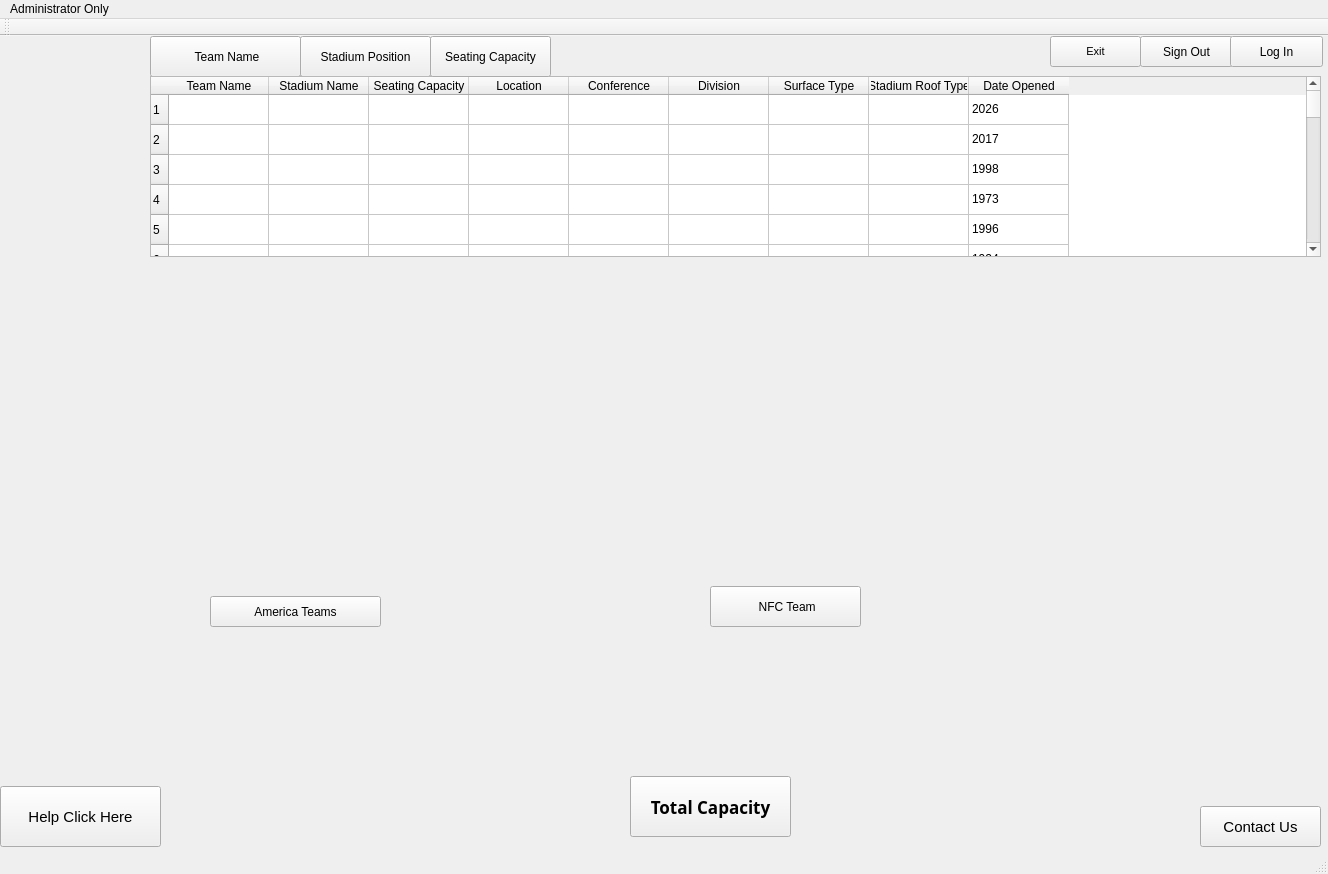
<?xml version="1.0" encoding="UTF-8"?>
<ui version="4.0">
 <class>MainWindow</class>
 <widget class="QMainWindow" name="MainWindow">
  <property name="geometry">
   <rect>
    <x>0</x>
    <y>0</y>
    <width>1328</width>
    <height>874</height>
   </rect>
  </property>
  <property name="maximumSize">
   <size>
    <width>16777215</width>
    <height>16777215</height>
   </size>
  </property>
  <property name="mouseTracking">
   <bool>true</bool>
  </property>
  <property name="tabletTracking">
   <bool>true</bool>
  </property>
  <property name="windowTitle">
   <string>MainWindow</string>
  </property>
  <property name="autoFillBackground">
   <bool>false</bool>
  </property>
  <property name="styleSheet">
   <string notr="true"/>
  </property>
  <widget class="QWidget" name="centralwidget">
   <widget class="QPushButton" name="ExitButton">
    <property name="geometry">
     <rect>
      <x>1050</x>
      <y>0</y>
      <width>91</width>
      <height>31</height>
     </rect>
    </property>
    <property name="font">
     <font>
      <pointsize>8</pointsize>
     </font>
    </property>
    <property name="text">
     <string>Exit</string>
    </property>
   </widget>
   <widget class="QPushButton" name="HelpButton">
    <property name="geometry">
     <rect>
      <x>0</x>
      <y>750</y>
      <width>161</width>
      <height>61</height>
     </rect>
    </property>
    <property name="font">
     <font>
      <pointsize>11</pointsize>
     </font>
    </property>
    <property name="text">
     <string>Help Click Here</string>
    </property>
   </widget>
   <widget class="QPushButton" name="ContactUsButton">
    <property name="geometry">
     <rect>
      <x>1200</x>
      <y>770</y>
      <width>121</width>
      <height>41</height>
     </rect>
    </property>
    <property name="font">
     <font>
      <pointsize>11</pointsize>
     </font>
    </property>
    <property name="text">
     <string>Contact Us</string>
    </property>
   </widget>
   <widget class="QLabel" name="label_2">
    <property name="geometry">
     <rect>
      <x>740</x>
      <y>50</y>
      <width>191</width>
      <height>141</height>
     </rect>
    </property>
    <property name="text">
     <string/>
    </property>
    <property name="pixmap">
     <pixmap>../Desktop/joinus.jpg</pixmap>
    </property>
    <property name="scaledContents">
     <bool>true</bool>
    </property>
   </widget>
   <widget class="QPushButton" name="Signout">
    <property name="geometry">
     <rect>
      <x>1140</x>
      <y>0</y>
      <width>93</width>
      <height>31</height>
     </rect>
    </property>
    <property name="text">
     <string>Sign Out</string>
    </property>
   </widget>
   <widget class="QPushButton" name="Login">
    <property name="geometry">
     <rect>
      <x>1230</x>
      <y>0</y>
      <width>93</width>
      <height>31</height>
     </rect>
    </property>
    <property name="text">
     <string>Log In</string>
    </property>
   </widget>
   <widget class="QLabel" name="label_4">
    <property name="geometry">
     <rect>
      <x>10</x>
      <y>210</y>
      <width>141</width>
      <height>161</height>
     </rect>
    </property>
    <property name="text">
     <string/>
    </property>
    <property name="scaledContents">
     <bool>true</bool>
    </property>
   </widget>
   <widget class="QPushButton" name="TeamName">
    <property name="geometry">
     <rect>
      <x>150</x>
      <y>0</y>
      <width>151</width>
      <height>41</height>
     </rect>
    </property>
    <property name="text">
     <string> Team Name</string>
    </property>
   </widget>
   <widget class="QPushButton" name="Americateam">
    <property name="geometry">
     <rect>
      <x>210</x>
      <y>560</y>
      <width>171</width>
      <height>31</height>
     </rect>
    </property>
    <property name="text">
     <string>America Teams</string>
    </property>
   </widget>
   <widget class="QPushButton" name="Stadiumposition">
    <property name="geometry">
     <rect>
      <x>300</x>
      <y>0</y>
      <width>131</width>
      <height>41</height>
     </rect>
    </property>
    <property name="text">
     <string>Stadium Position</string>
    </property>
   </widget>
   <widget class="QPushButton" name="TotalCapacity">
    <property name="geometry">
     <rect>
      <x>630</x>
      <y>740</y>
      <width>161</width>
      <height>61</height>
     </rect>
    </property>
    <property name="font">
     <font>
      <family>Segoe UI Black</family>
      <pointsize>13</pointsize>
      <weight>75</weight>
      <italic>false</italic>
      <bold>true</bold>
     </font>
    </property>
    <property name="text">
     <string>Total Capacity</string>
    </property>
   </widget>
   <widget class="QPushButton" name="CapacityList">
    <property name="geometry">
     <rect>
      <x>710</x>
      <y>550</y>
      <width>151</width>
      <height>41</height>
     </rect>
    </property>
    <property name="text">
     <string> NFC Team</string>
    </property>
   </widget>
   <widget class="QLabel" name="label_7">
    <property name="geometry">
     <rect>
      <x>450</x>
      <y>50</y>
      <width>281</width>
      <height>171</height>
     </rect>
    </property>
    <property name="text">
     <string>&lt;html&gt;&lt;head/&gt;&lt;body&gt;&lt;p&gt;&lt;img src=&quot;:/Images/Stadium.jpg&quot;/&gt;&lt;/p&gt;&lt;/body&gt;&lt;/html&gt;</string>
    </property>
    <property name="scaledContents">
     <bool>true</bool>
    </property>
   </widget>
   <widget class="QLabel" name="label_3">
    <property name="geometry">
     <rect>
      <x>210</x>
      <y>590</y>
      <width>281</width>
      <height>141</height>
     </rect>
    </property>
    <property name="text">
     <string>&lt;html&gt;&lt;head/&gt;&lt;body&gt;&lt;p&gt;&lt;img src=&quot;:/Images/Team logos.jpg&quot;/&gt;&lt;/p&gt;&lt;/body&gt;&lt;/html&gt;</string>
    </property>
    <property name="scaledContents">
     <bool>true</bool>
    </property>
   </widget>
   <widget class="QLabel" name="label_5">
    <property name="geometry">
     <rect>
      <x>-50</x>
      <y>-30</y>
      <width>201</width>
      <height>191</height>
     </rect>
    </property>
    <property name="text">
     <string>&lt;html&gt;&lt;head/&gt;&lt;body&gt;&lt;p&gt;&lt;img src=&quot;:/Images/download.png&quot;/&gt;&lt;/p&gt;&lt;/body&gt;&lt;/html&gt;</string>
    </property>
    <property name="scaledContents">
     <bool>true</bool>
    </property>
   </widget>
   <widget class="QLabel" name="label_6">
    <property name="geometry">
     <rect>
      <x>500</x>
      <y>580</y>
      <width>371</width>
      <height>161</height>
     </rect>
    </property>
    <property name="text">
     <string>&lt;html&gt;&lt;head/&gt;&lt;body&gt;&lt;p&gt;&lt;img src=&quot;:/Images/images.jpg&quot;/&gt;&lt;/p&gt;&lt;/body&gt;&lt;/html&gt;</string>
    </property>
    <property name="scaledContents">
     <bool>true</bool>
    </property>
   </widget>
   <widget class="QTableWidget" name="teamWidget">
    <property name="geometry">
     <rect>
      <x>150</x>
      <y>40</y>
      <width>1171</width>
      <height>181</height>
     </rect>
    </property>
    <row>
     <property name="text">
      <string>1</string>
     </property>
    </row>
    <row>
     <property name="text">
      <string>2</string>
     </property>
    </row>
    <row>
     <property name="text">
      <string>3</string>
     </property>
    </row>
    <row>
     <property name="text">
      <string>4</string>
     </property>
    </row>
    <row>
     <property name="text">
      <string>5</string>
     </property>
    </row>
    <row>
     <property name="text">
      <string>6</string>
     </property>
    </row>
    <row>
     <property name="text">
      <string>7</string>
     </property>
    </row>
    <row>
     <property name="text">
      <string>8</string>
     </property>
    </row>
    <row>
     <property name="text">
      <string>9</string>
     </property>
    </row>
    <row>
     <property name="text">
      <string>10</string>
     </property>
    </row>
    <row>
     <property name="text">
      <string>11</string>
     </property>
    </row>
    <row>
     <property name="text">
      <string>12</string>
     </property>
    </row>
    <row>
     <property name="text">
      <string>13</string>
     </property>
    </row>
    <row>
     <property name="text">
      <string>14</string>
     </property>
    </row>
    <row>
     <property name="text">
      <string>15</string>
     </property>
    </row>
    <row>
     <property name="text">
      <string>16</string>
     </property>
    </row>
    <row>
     <property name="text">
      <string>17</string>
     </property>
    </row>
    <row>
     <property name="text">
      <string>18</string>
     </property>
    </row>
    <row>
     <property name="text">
      <string>19</string>
     </property>
    </row>
    <row>
     <property name="text">
      <string>20</string>
     </property>
    </row>
    <row>
     <property name="text">
      <string>21</string>
     </property>
    </row>
    <row>
     <property name="text">
      <string>22</string>
     </property>
    </row>
    <row>
     <property name="text">
      <string>23</string>
     </property>
    </row>
    <row>
     <property name="text">
      <string>24</string>
     </property>
    </row>
    <row>
     <property name="text">
      <string>25</string>
     </property>
    </row>
    <row>
     <property name="text">
      <string>26</string>
     </property>
    </row>
    <row>
     <property name="text">
      <string>27</string>
     </property>
    </row>
    <row>
     <property name="text">
      <string>28</string>
     </property>
    </row>
    <row>
     <property name="text">
      <string>29</string>
     </property>
    </row>
    <row>
     <property name="text">
      <string>30</string>
     </property>
    </row>
    <row>
     <property name="text">
      <string>31</string>
     </property>
    </row>
    <row>
     <property name="text">
      <string>32</string>
     </property>
    </row>
    <row>
     <property name="text">
      <string>33</string>
     </property>
    </row>
    <row>
     <property name="text">
      <string>34</string>
     </property>
    </row>
    <column>
     <property name="text">
      <string>Team Name</string>
     </property>
    </column>
    <column>
     <property name="text">
      <string>Stadium Name</string>
     </property>
    </column>
    <column>
     <property name="text">
      <string>Seating Capacity</string>
     </property>
    </column>
    <column>
     <property name="text">
      <string>Location</string>
     </property>
    </column>
    <column>
     <property name="text">
      <string>Conference</string>
     </property>
    </column>
    <column>
     <property name="text">
      <string>Division</string>
     </property>
    </column>
    <column>
     <property name="text">
      <string>Surface Type</string>
     </property>
    </column>
    <column>
     <property name="text">
      <string>Stadium Roof Type</string>
     </property>
    </column>
    <column>
     <property name="text">
      <string>Date Opened</string>
     </property>
    </column>
    <item row="0" column="8">
     <property name="text">
      <string>2026</string>
     </property>
    </item>
    <item row="1" column="8">
     <property name="text">
      <string>2017</string>
     </property>
    </item>
    <item row="2" column="8">
     <property name="text">
      <string>1998</string>
     </property>
    </item>
    <item row="3" column="8">
     <property name="text">
      <string>1973</string>
     </property>
    </item>
    <item row="4" column="8">
     <property name="text">
      <string>1996</string>
     </property>
    </item>
    <item row="5" column="8">
     <property name="text">
      <string>1924</string>
     </property>
    </item>
    <item row="6" column="8">
     <property name="text">
      <string>2000</string>
     </property>
    </item>
    <item row="7" column="8">
     <property name="text">
      <string>1999</string>
     </property>
    </item>
    <item row="8" column="8">
     <property name="text">
      <string>2009</string>
     </property>
    </item>
    <item row="9" column="8">
     <property name="text">
      <string>2001</string>
     </property>
    </item>
    <item row="10" column="8">
     <property name="text">
      <string>2002</string>
     </property>
    </item>
    <item row="11" column="8">
     <property name="text">
      <string>1957</string>
     </property>
    </item>
    <item row="12" column="8">
     <property name="text">
      <string>2002</string>
     </property>
    </item>
    <item row="13" column="8">
     <property name="text">
      <string>1957</string>
     </property>
    </item>
    <item row="14" column="8">
     <property name="text">
      <string>2002</string>
     </property>
    </item>
    <item row="15" column="8">
     <property name="text">
      <string>2008</string>
     </property>
    </item>
    <item row="16" column="8">
     <property name="text">
      <string>1995</string>
     </property>
    </item>
    <item row="17" column="8">
     <property name="text">
      <string>1972</string>
     </property>
    </item>
    <item row="18" column="8">
     <property name="text">
      <string>2020</string>
     </property>
    </item>
    <item row="19" column="8">
     <property name="text">
      <string>2020</string>
     </property>
    </item>
    <item row="20" column="8">
     <property name="text">
      <string>1987</string>
     </property>
    </item>
    <item row="21" column="8">
     <property name="text">
      <string>2016</string>
     </property>
    </item>
    <item row="22" column="8">
     <property name="text">
      <string>2002</string>
     </property>
    </item>
    <item row="23" column="8">
     <property name="text">
      <string>1975</string>
     </property>
    </item>
    <item row="24" column="8">
     <property name="text">
      <string>2010</string>
     </property>
    </item>
    <item row="25" column="8">
     <property name="text">
      <string>2010</string>
     </property>
    </item>
    <item row="26" column="8">
     <property name="text">
      <string>2003</string>
     </property>
    </item>
    <item row="27" column="8">
     <property name="text">
      <string>2001</string>
     </property>
    </item>
    <item row="28" column="8">
     <property name="text">
      <string>2014</string>
     </property>
    </item>
    <item row="29" column="8">
     <property name="text">
      <string>2002</string>
     </property>
    </item>
    <item row="30" column="8">
     <property name="text">
      <string>1998</string>
     </property>
    </item>
    <item row="31" column="8">
     <property name="text">
      <string>1999</string>
     </property>
    </item>
    <item row="32" column="8">
     <property name="text">
      <string>1997</string>
     </property>
    </item>
   </widget>
   <widget class="QPushButton" name="pushButton">
    <property name="geometry">
     <rect>
      <x>430</x>
      <y>0</y>
      <width>121</width>
      <height>41</height>
     </rect>
    </property>
    <property name="text">
     <string>Seating Capacity</string>
    </property>
   </widget>
  </widget>
  <widget class="QStatusBar" name="statusbar"/>
  <widget class="QMenuBar" name="menuBar">
   <property name="geometry">
    <rect>
     <x>0</x>
     <y>0</y>
     <width>1328</width>
     <height>26</height>
    </rect>
   </property>
   <widget class="QMenu" name="menuAdministrator_Only">
    <property name="title">
     <string>Administrator Only</string>
    </property>
    <addaction name="actionLog_In"/>
    <addaction name="actionSing_Out"/>
    <addaction name="separator"/>
    <addaction name="actionAdd_New_Teams"/>
   </widget>
   <addaction name="menuAdministrator_Only"/>
  </widget>
  <widget class="QToolBar" name="toolBar">
   <property name="windowTitle">
    <string>toolBar</string>
   </property>
   <attribute name="toolBarArea">
    <enum>TopToolBarArea</enum>
   </attribute>
   <attribute name="toolBarBreak">
    <bool>false</bool>
   </attribute>
  </widget>
  <action name="actionLog_In">
   <property name="text">
    <string>Log In</string>
   </property>
  </action>
  <action name="actionSing_Out">
   <property name="text">
    <string>Sing Out</string>
   </property>
  </action>
  <action name="actionAdd_New_Teams">
   <property name="text">
    <string>Add New Teams</string>
   </property>
  </action>
 </widget>
 <resources/>
 <connections>
  <connection>
   <sender>ExitButton</sender>
   <signal>clicked()</signal>
   <receiver>MainWindow</receiver>
   <slot>close()</slot>
   <hints>
    <hint type="sourcelabel">
     <x>680</x>
     <y>70</y>
    </hint>
    <hint type="destinationlabel">
     <x>24</x>
     <y>28</y>
    </hint>
   </hints>
  </connection>
 </connections>
</ui>
